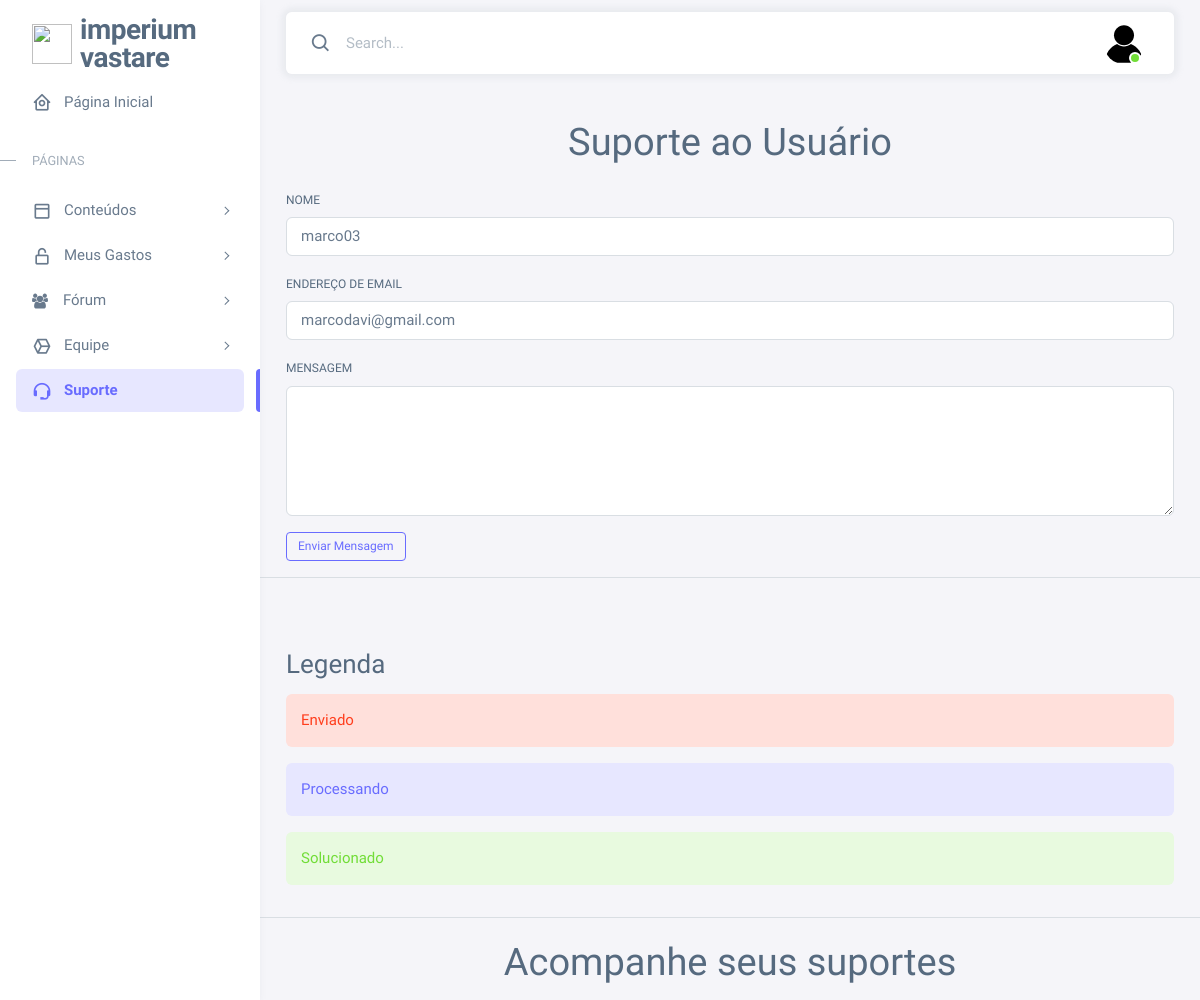
The app's page /suporte.php (signed in), older data.
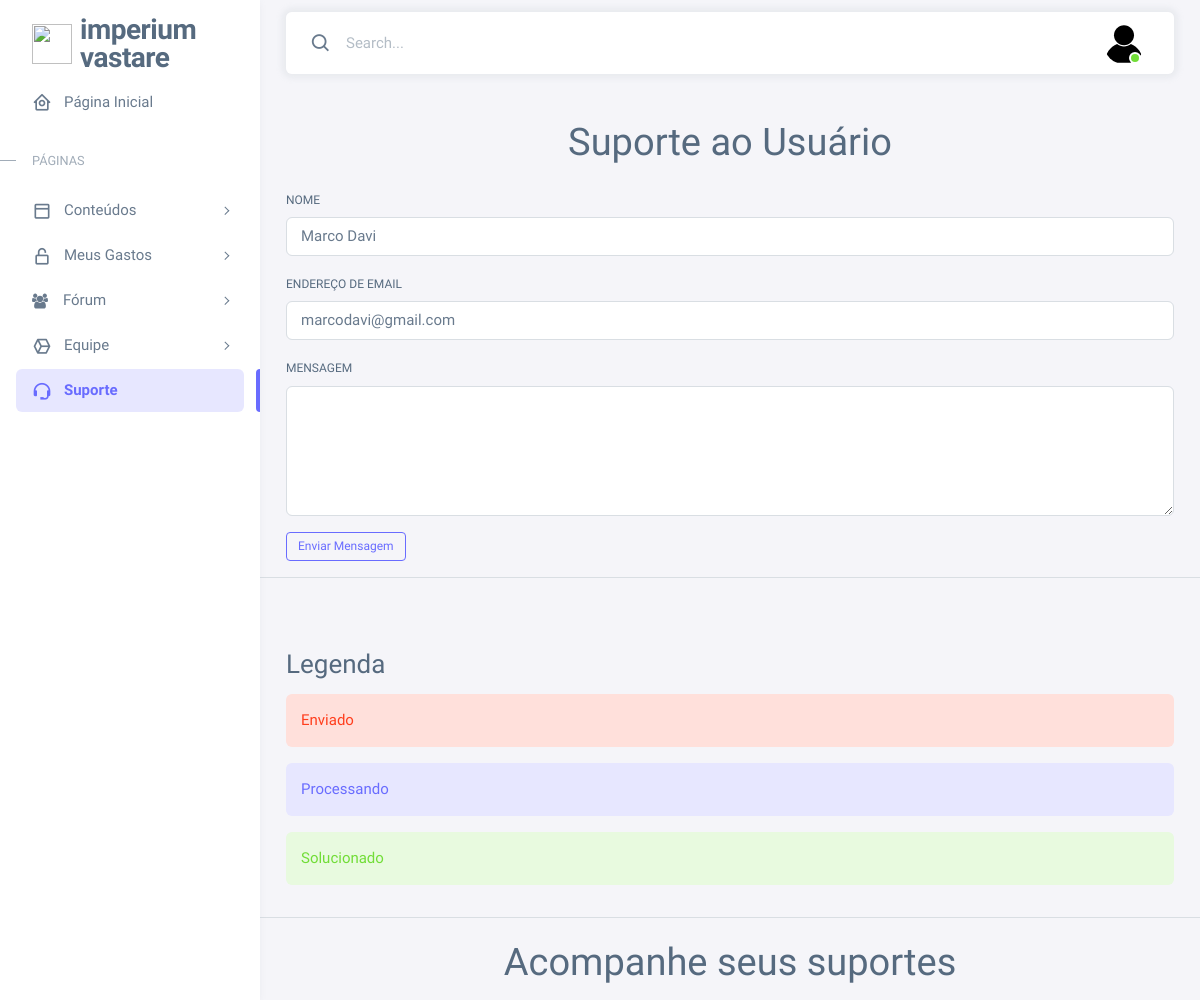
The same page, newer data.
### tables this page shows
CREATE TABLE `user` (
  `id` int(11) NOT NULL,
  `user` varchar(255) NOT NULL,
  `senha` varchar(255) NOT NULL,
  `nome` varchar(255) NOT NULL,
  `email` varchar(255) NOT NULL
);

### suporte.php (the view, shortened to what the changed rows need)
<?php
include_once('config.php');
include_once('config/conexao.php');
$sql = "SELECT * FROM `user` WHERE id = " . $_SESSION['id'] . "";
$query = mysqli_query($conn, $sql);
$row = mysqli_fetch_assoc($query);
?>
<body>
    <div class="layout-wrapper layout-content-navbar">
        <div class="layout-container">
            <div class="layout-page">
                <div class="container mt-5">
                    <h1 class="mb-4 text-center">Suporte ao Usuário</h1>
                    <form method="POST" action="config/criarSuporte.php">
                        <div class="mb-3">
                            <label for="nome" class="form-label">Nome</label>
                            <input type="text" class="form-control" id="nome" name="nome"
                                value="<?php echo $row['nome'] ?>">
                        </div>
                        <div class="mb-3">
                            <label for="email" class="form-label">Endereço de Email</label>
                            <input type="email" class="form-control" name="email" id="email"
                                value="<?php echo $row['email'] ?>">
                        </div>
                    </form>
                </div>
                <h1 class="mt-2 text-center">Acompanhe seus suportes</h1>
</body>
</body>
</html>

Row changes from the older to the newer data that the page shows:
changed user "marcodavi@gmail.com": nome "marco03" → "Marco Davi"
